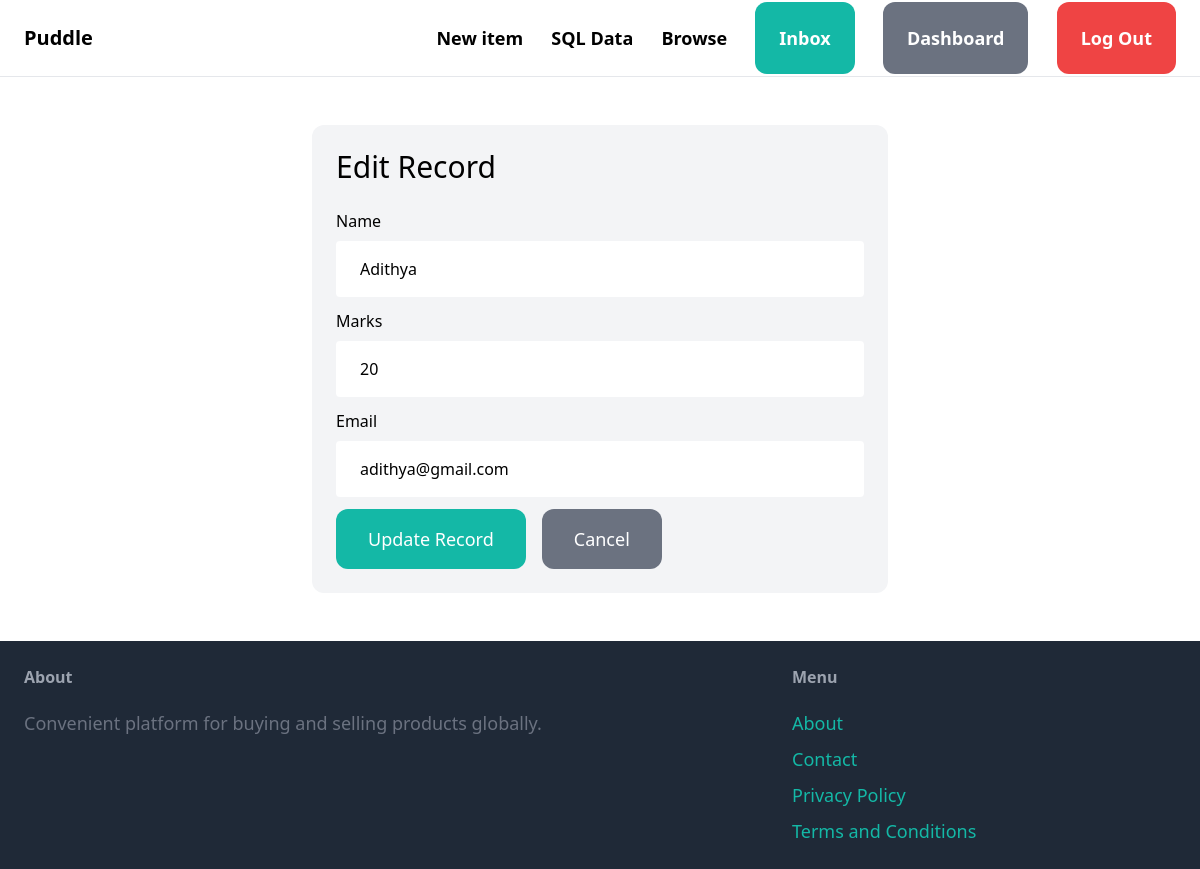
/edit-record/2/ (signed in), run on an earlier commit of the app's database.
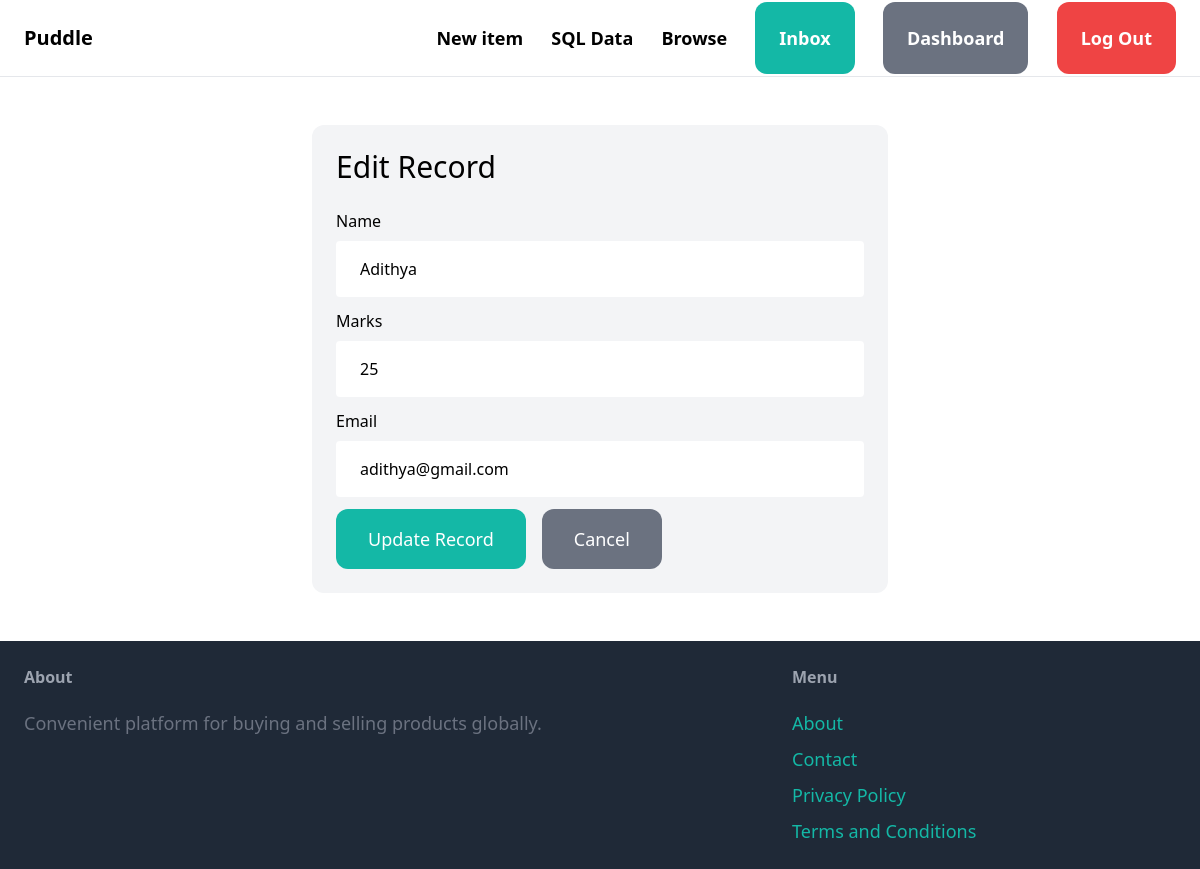
And on a later commit of the database.
### core/models.py (models this page shows, shortened)
class ExcelData(models.Model):
    name = models.CharField(max_length=100)
    marks = models.IntegerField(
        validators=[
            MinValueValidator(0, message="Marks cannot be negative"),
            MaxValueValidator(100, message="Marks cannot exceed 100")
        ]
    )
    email = models.EmailField()
    created_at = models.DateTimeField(auto_now_add=True)
    updated_at = models.DateTimeField(auto_now=True)
    class Meta:
        ordering = ['-created_at']
        verbose_name = 'Excel Data'
        verbose_name_plural = 'Excel Data'

### core/views.py (the view)
# urls.py: path('edit-record/<int:pk>/', views.edit_record, name='edit_record'),
@login_required
def edit_record(request, pk):
    record = get_object_or_404(ExcelData, pk=pk)
    if request.method == 'POST':
        form = ExcelDataForm(request.POST, instance=record)
        if form.is_valid():
            form.save()
            messages.success(request, 'Record updated successfully!')
            return redirect('core:edit_sql')
    else:
        form = ExcelDataForm(instance=record)
    return render(request, 'core/edit_record.html', {
        'form': form,
        'record': record,
    })

### core/forms.py
class ExcelDataForm(forms.ModelForm):
    class Meta:
        model = ExcelData
        fields = ['name', 'marks', 'email']
        widgets = {
            'name': forms.TextInput(attrs={'class': 'w-full py-4 px-6 rounded'}),
            'marks': forms.NumberInput(attrs={'class': 'w-full py-4 px-6 rounded'}),
            'email': forms.EmailInput(attrs={'class': 'w-full py-4 px-6 rounded'}),
        }

### core/templates/core/edit_record.html (shortened to what this page needs)
{% extends 'core/base.html' %}
{% block content %}
<div class="w-1/2 my-6 mx-auto p-6 bg-gray-100 rounded-xl">
    <h1 class="mb-6 text-3xl">Edit Record</h1>
    <form method="post" action=".">
        <div class="mb-3">
            <label class="inline-block mb-2">Name</label><br>
            {{ form.name }}
        </div>
        <div class="mb-3">
            <label class="inline-block mb-2">Marks</label><br>
            {{ form.marks }}
        </div>
        <div class="mb-3">
            <label class="inline-block mb-2">Email</label><br>
            {{ form.email }}
        </div>
        <div class="flex space-x-4">
            <button type="submit" class="py-4 px-8 text-lg bg-teal-500 hover:bg-teal-700 rounded-xl text-white">Update Record</button>
            <a href="{% url 'core:edit_sql' %}" class="py-4 px-8 text-lg bg-gray-500 hover:bg-gray-700 rounded-xl text-white">Cancel</a>
        </div>
    </form>
</div>
{% endblock %}

What changed in the data, as far as the page shows it:
changed ExcelData "Adithya": marks "20" → "25"
